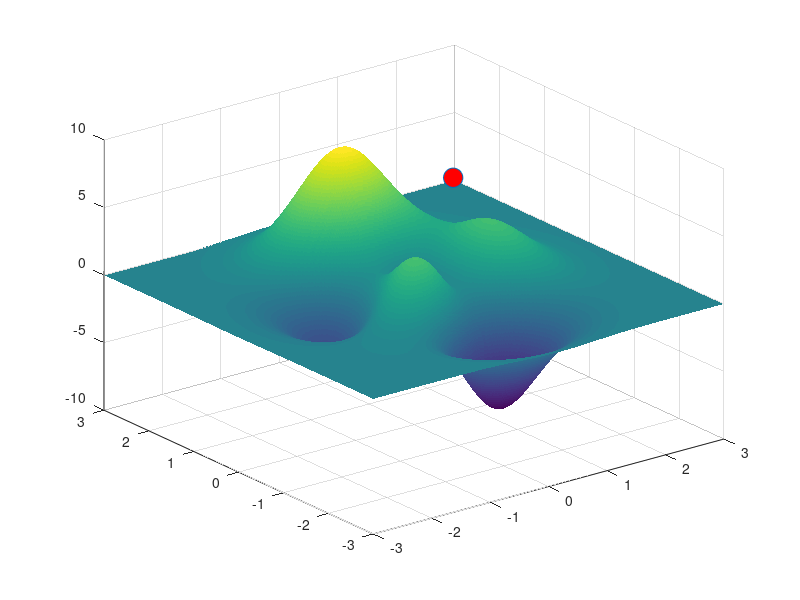

Write the MATLAB code that produced this figure.
[sx,sy,sz] = peaks(500);
nframes = 490;

surf(sx,sy,sz,'EdgeColor','none')
%%
hold on
h = plot3(sx(1,1),sy(1,1),sz(1,1),'o',...
   'MarkerFaceColor','red',...
   'MarkerSize',14);
hold off

for t = 1:nframes
   set(h,'XData',sx(t+10,t),...
      'YData',sy(t,t+10),...
      'ZData',sz(t+10,t+10)+0.5)
   drawnow
end